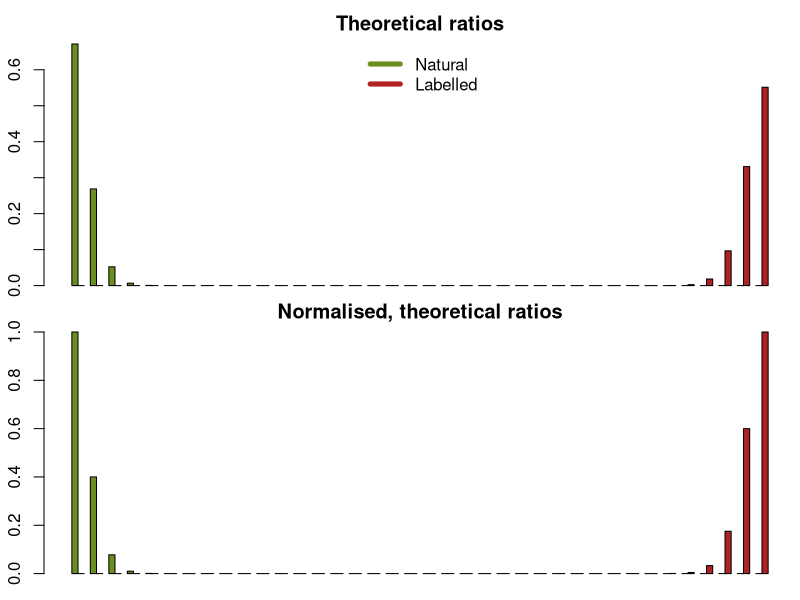

Write R code to recreate this figure.
# example
# Calculate isotopic enrichment using M+1 and M (or M'-1 and M')
# Note: Use determined number of carbon atoms (delta M' and M) only in AllExtract data processing or 
#       to determine the isotopic enrichment of the 13C-labelled tracer
Cn=37
ratioOfMpOneToM=.6
substitutions=1


################################################################################
################################################################################
######################## Function definitions

# calculate ratio of M+s relative to M (or M'-s relative to M')
getNormalisedIsotopePatternRatio<-function(a,s,p){
  return( (p^(a-s)) * ((1.-p)^s) * choose(a,s) / (p^a) )
}
# caluclate the absolute, relative ratio of M+s (or M'-s)
# Note: similar to getNormalisedIsotopePatternRatio but no normalisation to M (or M') is performed
getAbsoluteIsotopePatternRatio<-function(a,s,p){
  return( (p^(a-s)) * ((1.-p)^s) * choose(a,s))
}
# calculates the isotopic enrichment using M+s and M (or M'-s and M')
getIsotopicEnrichment<-function(a,s,r){
  return( choose(a,s)^(1./s) / ( choose(a,s)^(1./s)+r^(1./s) ) )
}



################################################################################
################################################################################
######################## Calculate isotopic enrichment

enrichment=getIsotopicEnrichment(Cn, substitutions, ratioOfMpOneToM)




################################################################################
################################################################################
######################## Display results

print(sprintf("Enrichment is %.2f%% at a ratio of %.4f with Cn %d at M+%d/M (or M'-%d/M')", enrichment*100, ratioOfMpOneToM, Cn, substitutions, substitutions))



################################################################################
################################################################################
######################## Show results as a theoretical mass spectra

CnPos=0:Cn
natRatios=getAbsoluteIsotopePatternRatio(Cn, CnPos, 0.9893)     ## 98.93% is the natural enrichment with 13C
labRatios=getAbsoluteIsotopePatternRatio(Cn, CnPos, enrichment)

op <- par(mfrow = c(2,1),
          oma = c(1,2,0,0) + 0.1,
          mar = c(0,0,2,0) + 0.1)

## theoretical abundances
m=rbind(natRatios, rev(labRatios))
rownames(m)=c("Natural", "Labelled")

barplot(m, beside=T, col=c("Olivedrab", "Firebrick"), main="Theoretical ratios")
legend("top", legend=rownames(m), col=c("Olivedrab", "Firebrick"), lwd=5, box.lwd = 0, box.col="white")

## normalised theoretical abundances
m=rbind(natRatios/natRatios[1], rev(labRatios)/labRatios[1])
rownames(m)=c("Natural", "Labelled")

barplot(m, beside=T, col=c("Olivedrab", "Firebrick"), main="Normalised, theoretical ratios")
par(op)


